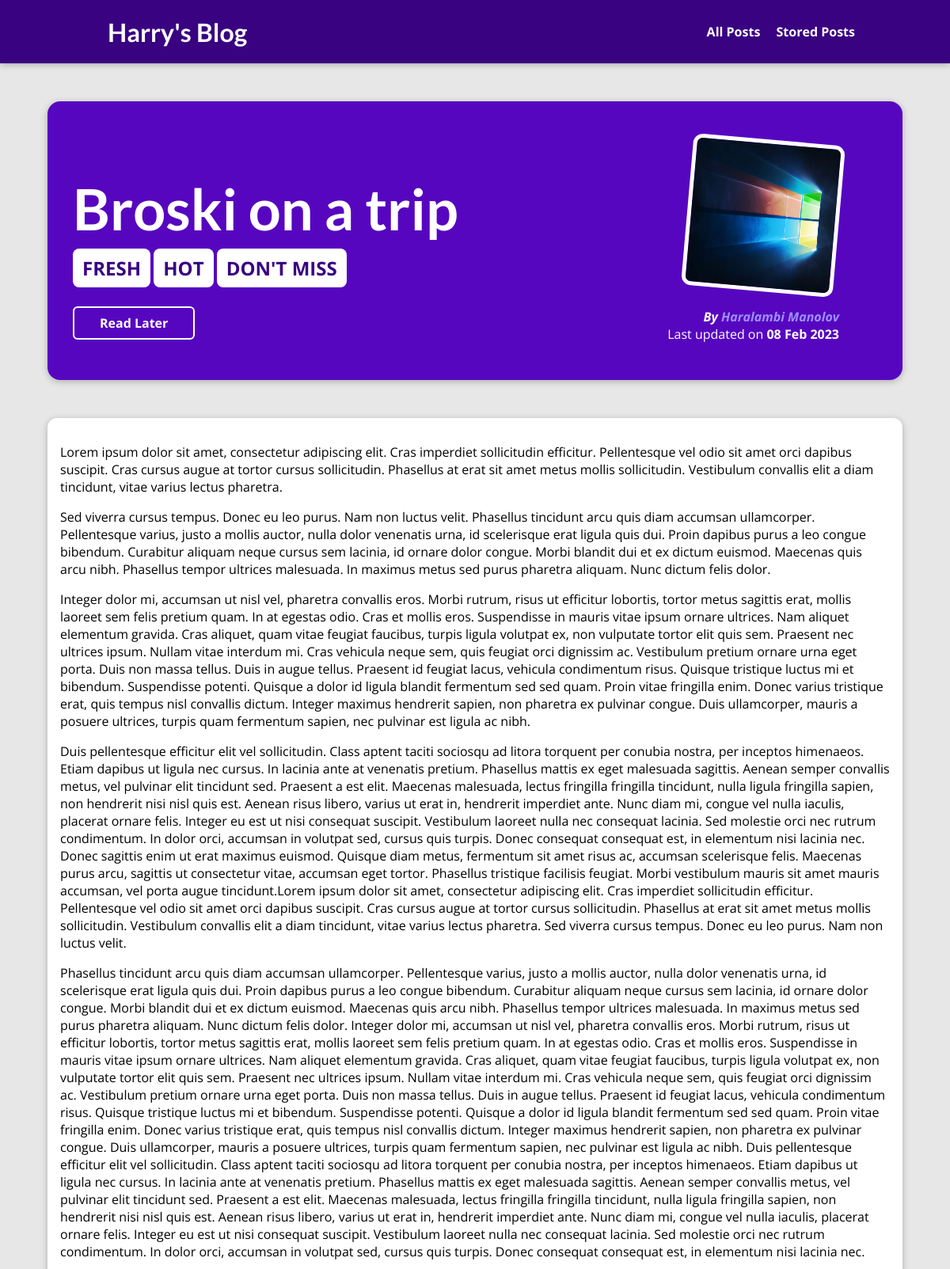
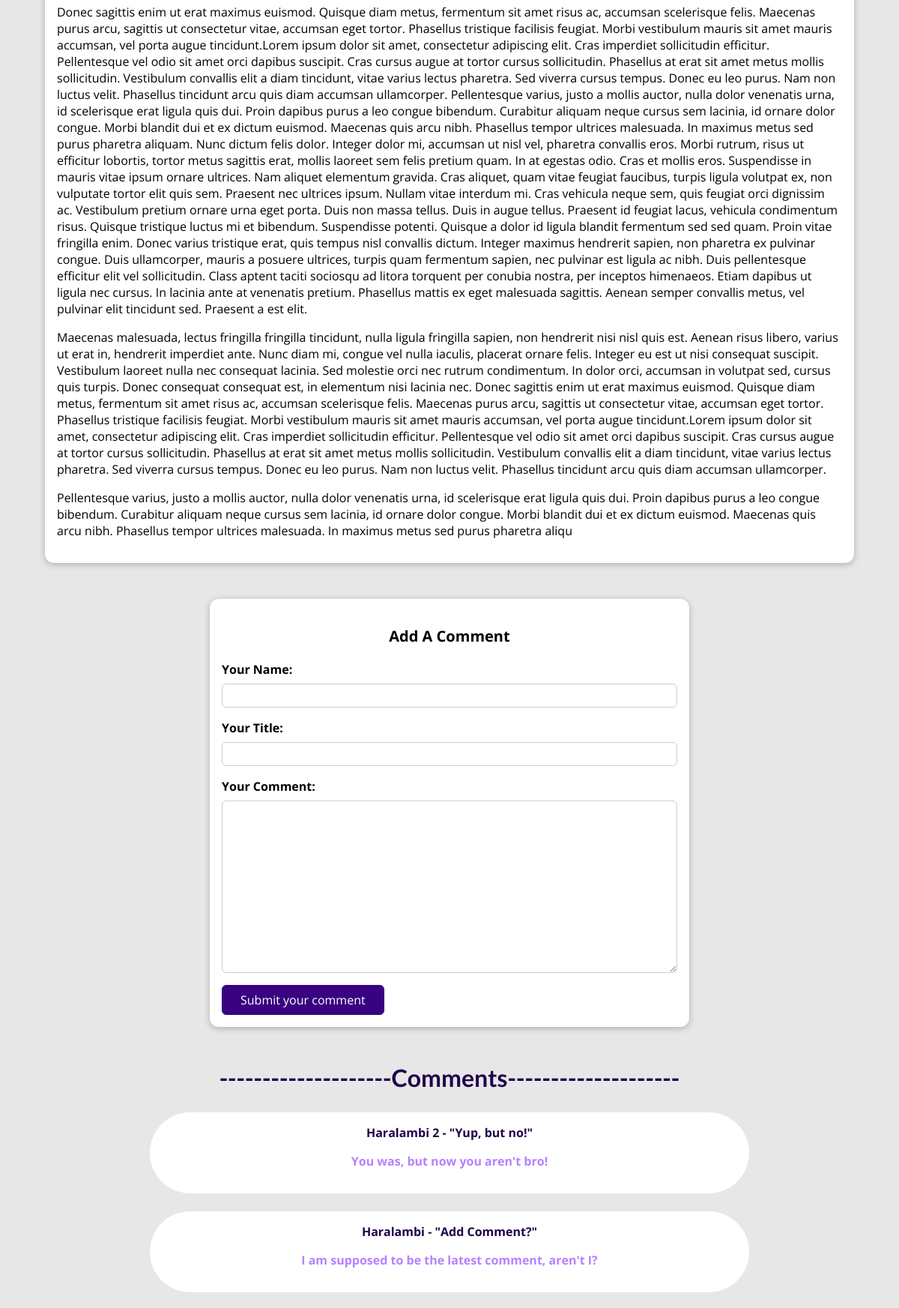
Page /posts/broski-on-a-trip (upper part) on the committed database (2 pictures, top to bottom).
### blog/models.py (models this page shows, shortened)
class Post(models.Model):
    title = models.CharField(max_length=150)
    excerpt = models.CharField(max_length=200)
    image = models.ImageField(upload_to="posts", null=True)
    date = models.DateField(auto_now=True, null=True)
    slug = models.SlugField(unique=True, null=True, db_index=True) #added db_index for faster querying
    content = models.TextField(validators=[MinLengthValidator(20)])
    tags = models.ManyToManyField(Tag)
    author = models.ForeignKey("Author", on_delete=models.SET_NULL, null=True, related_name="posts")

class Tag(models.Model):
    caption = models.CharField(max_length=20)

class Author(models.Model):
    first_name = models.CharField(max_length=50)
    last_name = models.CharField(max_length=50)
    email = models.EmailField(max_length=50)
    def __str__(self):
        return f"{self.first_name} {self.last_name}"

class Comment(models.Model):
    user_name = models.CharField(max_length=25)
    title = models.CharField(max_length=150, null=True)
    text = models.TextField(max_length=500, null=True)
    post = models.ForeignKey("Post", on_delete=models.CASCADE, null=True, related_name="comments")

### blog/views.py (the view, shortened to what this page needs)
# urls.py: path("posts/<slug:slug>", views.PostDetailView.as_view(), name="post-details"),
class PostDetailView(View):
    def is_stored_post(self, request, post_id):
        stored_posts = request.session.get("stored_posts")
        if stored_posts is not None:
            is_saved_for_later = post_id in stored_posts
        else:
            is_saved_for_later = False
        return is_saved_for_later
    def get(self, request, slug):
        post = Post.objects.get(slug=slug)
        is_saved = self.is_stored_post(request, post.id)
        context = {
        "post": post,
        "tags": post.tags.all(),
        "form": CommentForm(),
        "all_comments": post.comments.all().order_by("-id"),
        "saved_for_later": is_saved,
    }
        return render(request, "blog/post-detail.html", context)

### blog/forms.py
class CommentForm(forms.ModelForm):
    class Meta:
        model = Comment
        exclude = ["post",]
        labels = {
            "user_name": "Your Name",
            "title": "Your Title",
            "text": "Your Comment"
        }

### blog/templates/blog/post-detail.html (shortened to what this page needs)
{% extends 'base.html' %}
{% load static %}
{% block css_files %}
    <link rel="stylesheet" href="{% static "blog/post-detail.css" %}" />
{% endblock %}
{% block content %}
    <section id="summary">
        <h2>{{ post.title }}</h2>
        <div>
            {% for tag in tags %}
                <span>{{ tag.caption }}</span>
            {% endfor %}
        </div>
        <div id="read-later">
            <form action="{% url "read-later" %}" method="POST">
                    <button>
                        {% if saved_for_later %}
                            Remove from Read Later
                        {% else %}
                            Read Later
                        {% endif %}
                    </button>
            </form>
        </div>
        <article>
            <img src="{{ post.image.url }}" alt="{{ post.title }}" />
            <address>By <a href="mailto:{{ post.author.email }}">{{ post.author }}</a></address>
            <div>
                Last updated on <time>{{ post.date|date:"d M Y" }}</time>
            </div>
        </article>
    </section>
    <main>
        {{ post.content|linebreaks }}
    </main>
    <section id="comment-form">
        <p>Add A Comment</p>
        <form form="{% url "post-details" post.slug %}" method="POST">
            {% for element in form %}
            <div class="form-control {% if element.errors %}invalid{% endif %}">
                {{ element.label_tag }}
                {{ element }}
            </div>
            {% endfor %}
            <button>Submit your comment</button>
        </form>
    </section>
    <section id="all-comments">
        <h2>--------------------Comments--------------------</h2>
        {% for comment in all_comments%}
            <div>
                <span>{{ comment.user_name }} - "{{ comment.title }}"</span>
                <p>{{ comment.text|linebreaks }}</p>
            </div>
        {% endfor %}
    </section>
{% endblock %}

### static/app.css (style rules this page uses)
* { box-sizing: border-box; }
html { font-family: 'Open Sans', 'Lato', sans-serif; }
body { margin: 0; }
h1, h2, h3 { font-family: 'Lato', sans-serif; font-weight: bold; }

### blog/static/blog/post-detail.css (style rules this page uses)
body { background-color: #e7e7e7; }
#summary { margin: 8rem auto 3rem auto; padding: 2rem; width: 90%; max-width: 90rem; border-radius: 16px; background-color: #5706c0; position: relative; box-shadow: 0 2px 8px rgba(0, 0, 0, 0.25); height: 22rem; }
#summary h2 { color: white; font-size: 4.5rem; margin-bottom: 1rem; }
#summary article { position: absolute; top: 2rem; right: 3rem; padding: 1rem 2rem; border-radius: 12px; text-align: right; color: white; }
#summary article img { width: 12rem; height: 12rem; border-radius: 12px; transform: rotateZ(5deg); border: 5px solid white; margin-bottom: 1rem; }
#summary address { font-weight: bold; }
#summary a { color: rgb(156, 145, 250); text-decoration: none; }
#summary time { font-weight: bold; }
#summary div span { font-weight: bold; font-size: x-large; background-color: white; color: #390281; padding: 0.5rem 0.75rem ; border-radius: 8px; }
#read-later { margin: 2rem 0; }
#read-later button { background-color: transparent; border: 2px solid white; padding: 0.5rem 2rem; font: inherit; color: white; border-radius: 6px; font-weight: bold; cursor: pointer; }
main { width: 90%; max-width: 90rem; margin: 3rem auto; background-color: white; padding: 1rem; border-radius: 12px; box-shadow: 0 2px 8px rgba(0, 0, 0, 0.25); }
#comment-form p { font-weight: bold; font-size: 1.25rem; text-align: center; }
#comment-form { margin: 3rem auto; width: 90%; max-width: 40rem; border-radius: 12px; background-color: white; box-shadow: 0 2px 8px rgba(0, 0, 0, 0.25); padding: 1rem; }
#comment-form button { font: inherit; background-color: #390281; color: white; border: 1px solid #390281; padding: 0.5rem 1.5rem; border-radius: 6px; cursor: pointer; }
.form-control { margin-bottom: 1rem; }
.form-control label { font-weight: bold; margin-bottom: 0.5rem; display: block; }
.form-control input, .form-control textarea { display: block; width: 100%; font: inherit; padding: 0.25rem; border-radius: 6px; border: 1px solid #ccc; }
#all-comments { text-align: center; background-color: #e7e7e7; font: inherit; border-radius: 12px; width: 100%; }
#all-comments h2 { font-size: xx-large; color: #20014a; }
#all-comments div { margin: 1.5rem auto; display: block; background-color: white; max-width: 50rem; padding: 1rem; border-radius: 75px; }
#all-comments div span { color: #20014a; font-weight: bold; }
#all-comments div p { color: #b681ff; font-weight: bold; }

### rows in the picture
Post: title "Broski on a trip", image (picture), author "Haralambi Manolov", date "08 Feb 2023", content "Lorem ipsum dolor sit amet, consectetur adipiscing elit. Cras imperdiet sollicitudin efficitur. Pellentesque vel odio sit amet orci dapibus suscipit. Cras cursus augue at tortor cursus sollicitudin. Phasellus at erat sit amet metus mollis sollicitudin. Vestibulum convallis elit a diam tincidunt, vitae varius lectus pharetra. Sed viverra cursus tempus. Donec eu leo purus. Nam non luctus velit. Phasellus tincidunt arcu quis diam accumsan ullamcorper. Pellentesque varius, justo a mollis auctor, nulla dolor venenatis urna, id scelerisque erat ligula quis dui. Proin dapibus purus a leo congue bibendum. Curabitur aliquam neque cursus sem lacinia, id ornare dolor congue. Morbi blandit dui et ex…"
Tag: caption "FRESH"
Tag: caption "HOT"
Tag: caption "DON'T MISS"
Comment: user_name "Haralambi 2", title "Yup, but no!", text "You was, but now you aren't bro!"
Comment: user_name "Haralambi", title "Add Comment?", text "I am supposed to be the latest comment, aren't I?"

### other values in the picture
{{ element.label_tag }} "Your Name:" "Your Title:" "Your Comment:"
